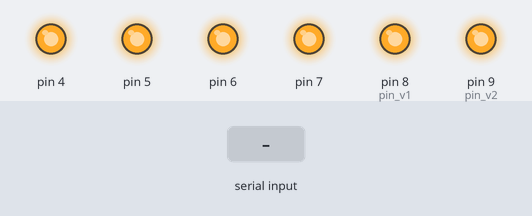
A sketch run on a simulated Arduino Uno, built with avr-gcc and run on an emulated ATmega328P. On the bench: output pins drawn as LEDs (lit = HIGH). The inputs (shaded band) are chosen by the test bench.

Above: at 1.2 s.
1.3 s: "1" received over Serial
At 1.4 s:
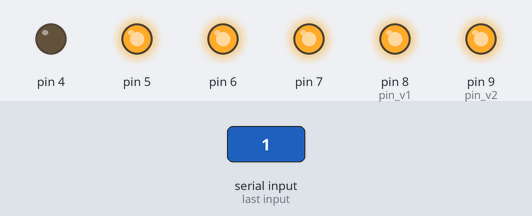
3.0 s: "2" received over Serial
At 3.1 s:
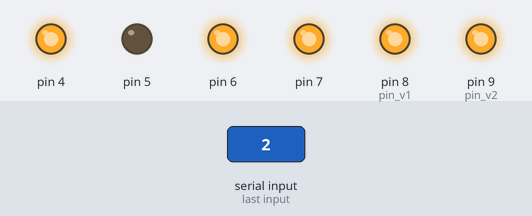
4.7 s: "3" received over Serial
At 4.8 s:
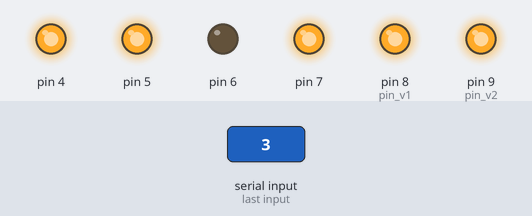
6.4 s: "4" received over Serial
At 6.5 s:
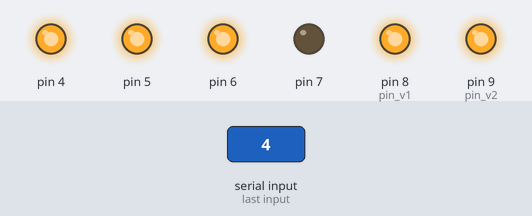
8.1 s: "5" received over Serial
At 8.2 s:
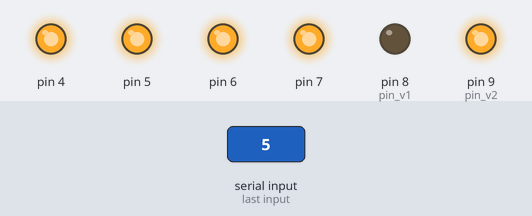
9.8 s: "6" received over Serial
At 9.9 s:
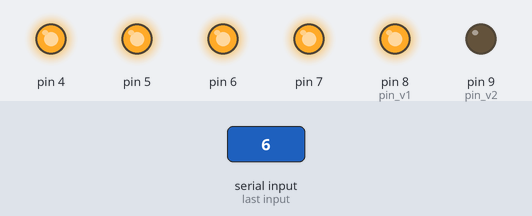
Timing chart, 0 to 12.5 s (numbered marks = the images above; inputs shaded):
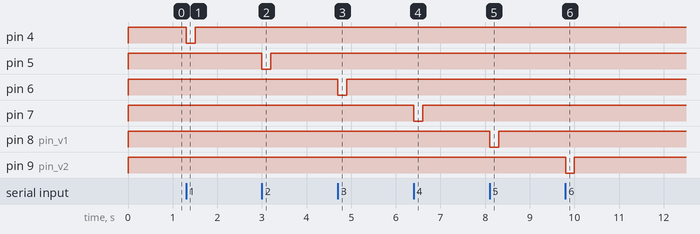

The sketch:

Vp470ProjectorController.ino
```cpp
const int pin_h1 = PD4;
const int pin_h2 = PD5;
const int pin_h3 = PD6;
const int pin_h4 = PD7;
const int pin_v1 = 8;
const int pin_v2 = 9;

void setup() {

  digitalWrite(pin_h1, HIGH);
  digitalWrite(pin_h2, HIGH);
  digitalWrite(pin_h3, HIGH);
  digitalWrite(pin_h4, HIGH);
  digitalWrite(pin_v1, HIGH);
  digitalWrite(pin_v2, HIGH);

  pinMode(pin_h1, OUTPUT);
  pinMode(pin_h2, OUTPUT);
  pinMode(pin_h3, OUTPUT);
  pinMode(pin_h4, OUTPUT);
  pinMode(pin_v1, OUTPUT);
  pinMode(pin_v2, OUTPUT);

  Serial.begin(9600);
}

void loop() {


  if (Serial.available() > 0) {

    int pin = 0;
    int sourceid = Serial.read();
    bool valid = false;

    switch (sourceid)
    {
    case '1':
      pin = pin_h1;
      valid = true;
      break;
    case '2':
      pin = pin_h2;
      valid = true;
      break;
    case '3':
      pin = pin_h3;
      valid = true;
      break;
    case '4':
      pin = pin_h4;
      valid = true;
      break;
    case '5':
      pin = pin_v1;
      valid = true;
      break;
    case '6':
      pin = pin_v2;
      valid = true;
      break;

    default:
      break;
    }

    if (valid) {
      digitalWrite(pin, LOW);
      delay(200);
      digitalWrite(pin, HIGH);
    }


  }


}
```

Measured:
- after the input at 1.3 s, pin 4: HIGH → LOW at once, → HIGH 0.20 s later
- after the input at 3.0 s, pin 5: HIGH → LOW at once, → HIGH 0.20 s later
- after the input at 4.7 s, pin 6: HIGH → LOW at once, → HIGH 0.20 s later
- after the input at 6.4 s, pin 7: HIGH → LOW at once, → HIGH 0.20 s later
- after the input at 8.1 s, pin 8 (pin_v1): HIGH → LOW at once, → HIGH 0.20 s later
- after the input at 9.8 s, pin 9 (pin_v2): HIGH → LOW at once, → HIGH 0.20 s later
